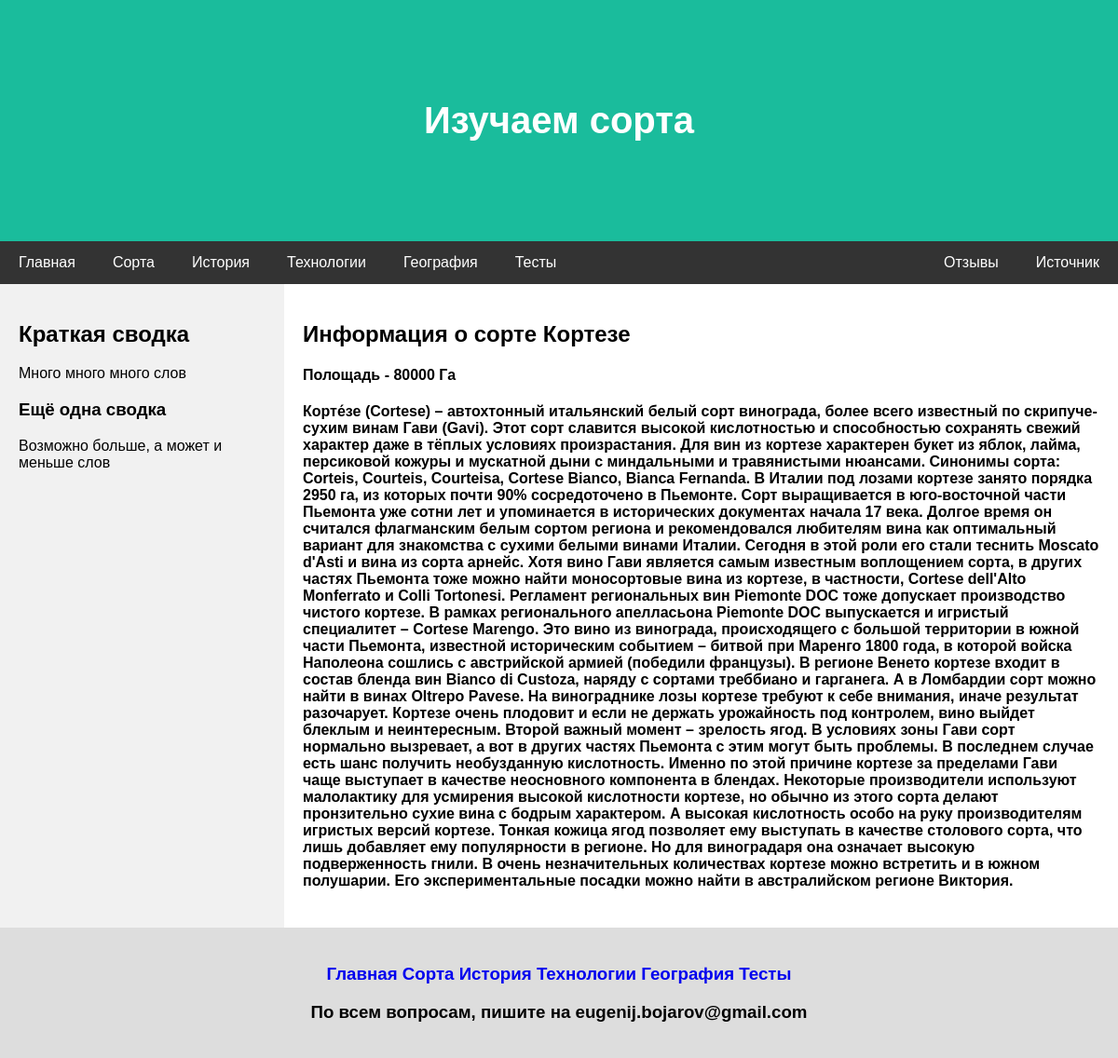
The app's page /grape_varieties/cortese with its own data.
### grape_varieties/models.py (models this page shows, shortened)
class Grape(models.Model):
    name_eng = models.CharField(max_length=50, validators=[MinLengthValidator(1)])
    area = models.IntegerField(null=True)
    image = models.FileField(upload_to='grape_gallery', blank=True)
    about_grape = models.ForeignKey(AboutGrape, on_delete=models.PROTECT, null=True, related_name="info_about_grape")
    slug = models.SlugField(default='', null=False, db_index=True, unique=True)
    cat = models.ForeignKey('Category', on_delete=models.PROTECT, related_name='colors')
    tags = models.ManyToManyField('TagGrape', blank=True, related_name='tags')

class AboutGrape(models.Model):
    name_rus = models.CharField(max_length=50)
    about_grape = models.TextField(validators=[MinLengthValidator(1)])

### grape_varieties/views.py (the view)
# urls.py: path('<slug:slug>', views_grape.ShowOneGrape.as_view(), name='to_info_about_grapes'),
class ShowOneGrape(DetailView):  # Наследуемся.
    template_name = 'grape_varieties/info_about_grape.html'  # Обозначаем путь к html-файлу.
    model = Grape  # Указываем в какой модели потребуется искать конкретный объект.

### grape_varieties/templates/grape_varieties/info_about_grape.html (shortened to what this page needs)
{% extends 'base.html' %}
{% load static %}
{% block header %}
{% include 'includes/for_grapes/header.html'%}
{% endblock %}
{% block navbar %}
{% include 'includes/for_index/navbar.html'%}
{% endblock %}
{% block side %}
 <div class="side">
    <h2>Краткая сводка</h2>
    <p>Много много много слов</p>
    <h3>Ещё одна сводка</h3>
    <p>Возможно больше, а может и меньше слов
    </p>
  </div>
{% endblock %}
{% block main %}
<div class="main">
    <h2>Информация о сорте {{ grape.about_grape.name_rus  }}</h2>
    <h4>Полощадь - {{ grape.area }} Га</h4>
    <h4>{{ grape.about_grape.about_grape }}</h4>
</div>
{% endblock %}
{% block footer %}
{% include 'includes/for_index/footer.html' %}
{% endblock %}

### static/css/base.css (style rules this page uses)
* { box-sizing: border-box; }
body { font-family: Arial, Helvetica, sans-serif; margin: 0; }
.side { -ms-flex: 250px; flex: 250px; background-color: #f1f1f1; padding: 20px; }
.main { -ms-flex: 70%; flex: 70%; background-color: white; padding: 20px; }

### records on screen
Grape: about_grape.name_rus "Кортезе", area "80000", about_grape.about_grape "Корте́зе (Cortese) – автохтонный итальянский белый сорт винограда, более всего известный по скрипуче-сухим винам Гави (Gavi). Этот сорт славится высокой кислотностью и способностью сохранять свежий характер даже в тёплых условиях произрастания. Для вин из кортезе характерен букет из яблок, лайма, персиковой кожуры и мускатной дыни с миндальными и травянистыми нюансами. Синонимы сорта: Corteis, Courteis, Courteisa, Cortese Bianco, Bianca Fernanda. В Италии под лозами кортезе занято порядка 2950 га, из которых почти 90% сосредоточено в Пьемонте. Сорт выращивается в юго-восточной части Пьемонта уже сотни лет и упоминается в исторических документах начала 17 века. Долгое время он считался…"
